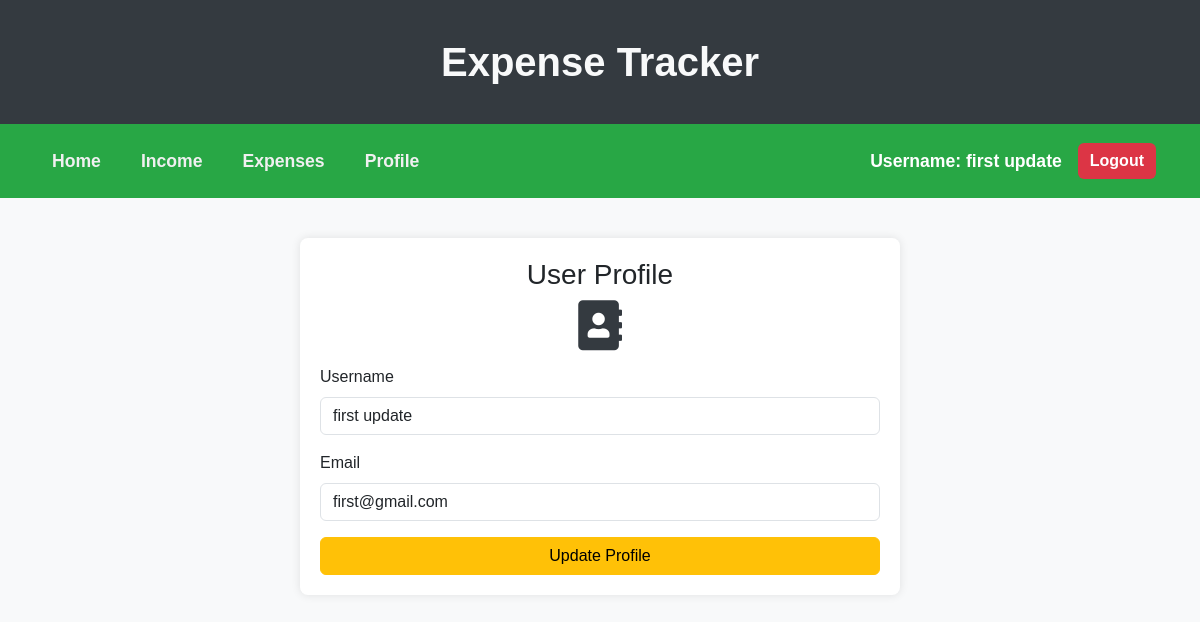
The app's page /profilepage (signed in) with its own data.
### app/models.py (models this page shows, shortened)
class Users(models.Model):
    username = models.CharField(max_length=20)
    email = models.EmailField()
    password = models.CharField(max_length=20)

### app/views.py (the view)
# urls.py: path('profilepage', views.profilepage, name='profilepage'),
def profilepage(request):
    msg = request.GET.get("msg", "")
    if request.session.get('email'):
        user = Users.objects.get(id=request.session.get('id'))
        return render(request, 'profilepage.html', {'msg': msg, 'user': user})
    return redirect('loginpage?msg=Something went wrong! Try again.')

### app/templates/profilepage.html (shortened to what this page needs)
<!DOCTYPE html>
<html lang="en">
<head>
  <link href="https://cdn.jsdelivr.net/npm/bootstrap@5.3.3/dist/css/bootstrap.min.css" rel="stylesheet">
  <link rel="stylesheet" href="https://cdnjs.cloudflare.com/ajax/libs/font-awesome/5.15.4/css/all.min.css">
</head>
<body>
  <div class="header">
    Expense Tracker
  </div>
  <nav class="navbar navbar-expand-lg navbar-custom">
    <div class="container-fluid">
      <div class="d-flex align-items-center justify-content-between w-100">
        <ul class="navbar-nav flex-row">
          <li class="nav-item">
            <b><a class="nav-link" href="{% url 'homepage' %}">Home</a></b>
          </li>
          <li class="nav-item">
            <b><a class="nav-link" href="{% url 'incomepage' %}">Income</a></b>
          </li>
          <li class="nav-item">
            <b><a class="nav-link" href="{% url 'addexpensepage' %}">Expenses</a></b>
          </li>
          <li class="nav-item">
            <b><a class="nav-link" href="#profile">Profile</a></b>
          </li>
        </ul>
        <div class="d-flex align-items-center">
          <span class="username">
            Username: {{ request.session.username }}
          </span>
          <a href="{% url 'logout' %}" class="btn btn-logout">Logout</a>
        </div>
      </div>
    </div>
  </nav>
  <div class="content container">
    <div class="profile-container" id="profile">
      <h3 class="text-center">User Profile</h3>
      <i class="fas fa-address-book profile-icon text-center"></i>
      <form id="profileForm" method="post" action="{% url 'update_profile' %}">
        <div class="mb-3">
          <label for="username" class="form-label">Username</label>
          <input type="text" class="form-control" name="username" id="username" value="{{user.username}}" required>
        </div>
        <div class="mb-3">
          <label for="email" class="form-label">Email</label>
          <input type="email" class="form-control" name="email" id="email" value="{{user.email}}" required>
        </div>
        <button type="submit" class="btn btn-warning w-100">Update Profile</button>
      </form>
    </div>
  </div>
</body>
</html>

### app/templates/profilepage.html (style rules this page uses)
body { font-family: Arial, sans-serif; margin: 0; padding: 0; display: flex; flex-direction: column; min-height: 100vh; background-color: #f8f9fa; }
.header { background-color: #343a40; color: #f8f9fa; text-align: center; padding: 2rem; display: flex; align-items: center; justify-content: center; font-size: 2.5rem; font-weight: bold; }
.navbar-custom { background-color: #28a745; padding: 1rem 2rem; }
.navbar-custom .nav-link { color: #f0f0f0; font-size: 1.1rem; margin-right: 1.5rem; }
.username { color: #fff; font-size: 1.1rem; font-weight: bold; margin-right: 1rem; }
.navbar-custom .btn-logout { background-color: #dc3545; border: none; color: #fff; font-weight: bold; }
.content { flex: 1; padding: 20px; }
.profile-container { max-width: 600px; margin: 20px auto; padding: 20px; background-color: #fff; box-shadow: 0 0 10px rgba(0, 0, 0, 0.1); border-radius: 8px; }
.profile-icon { font-size: 50px; color: #343a40; display: flex; justify-content: center; align-items: center; margin: 0 auto 15px; width: 100%; }

### records on screen
Users: session.username "first update", username "first update", email "first@gmail.com"
